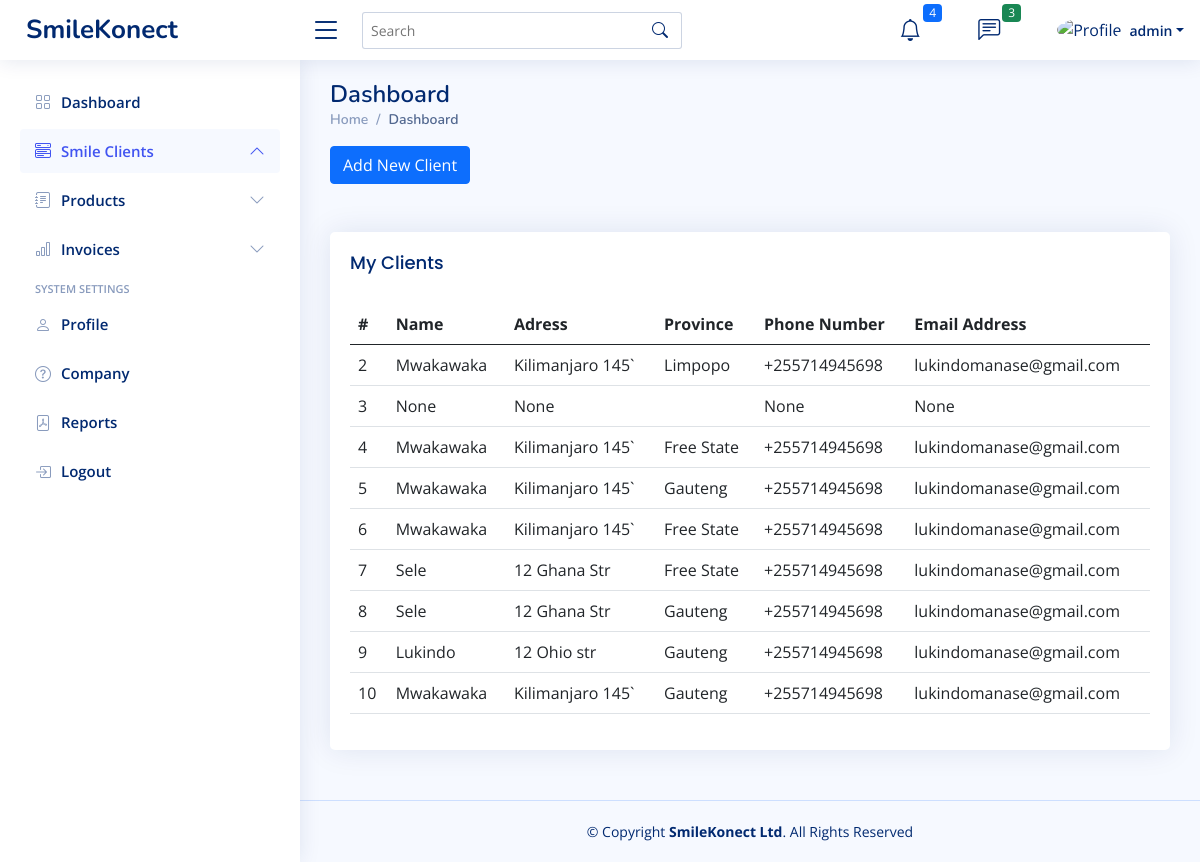
The page /dashboard/clients/ (signed in) on the database as committed earlier.
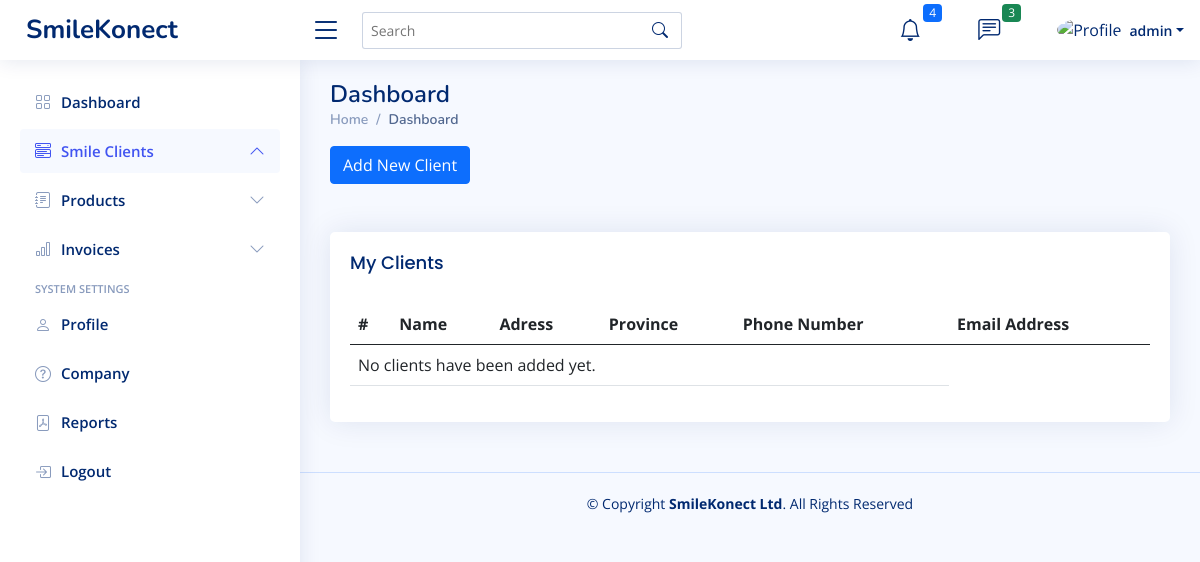
The same page on the database as committed later.
### smileKonect/models.py (models this page shows, shortened)
class Client(models.Model):
    PROVINCES = [
    ('Dar es salaam', 'Dar es salaam'),
    ('Arusha', 'Arusha'),
    ('Morogoro', 'Morogoro'),
    ]
    clientName = models.CharField(null=True, blank=True, max_length=200)
    addressLine1 = models.CharField(null=True, blank=True, max_length=200)
    clientLogo = models.ImageField(default='default_logo.jpg', upload_to='company_logos')
    province = models.CharField(choices=PROVINCES, blank=True, max_length=100)
    postalCode = models.CharField(null=True, blank=True, max_length=10)
    phoneNumber = models.CharField(null=True, blank=True, max_length=100)
    emailAddress = models.CharField(null=True, blank=True, max_length=100)
    taxNumber = models.CharField(null=True, blank=True, max_length=100)
    uniqueId = models.CharField(null=True, blank=True, max_length=100)
    slug = models.SlugField(max_length=500, unique=True, blank=True, null=True)
    date_created = models.DateTimeField(blank=True, null=True)
    last_updated = models.DateTimeField(blank=True, null=True)

### smileKonect/views.py (the view, shortened to what this page needs)
# urls.py: path('dashboard/clients/', views.clients, name='clients'),
@login_required
def clients(request):
    context = {}
    clients = Client.objects.all()
    context['clients'] = clients
    if request.method == 'GET':
        form = ClientForm()
        context['form'] = form
        return render(request, 'smile/clients.html', context)

### smileKonect/forms.py
class ClientForm(BootstrapModelForm):
    class Meta:
        model = Client
        fields = ['clientName', 'clientLogo', 'addressLine1', 'province', 'postalCode', 'phoneNumber', 'emailAddress', 'taxNumber']
        widgets = {
            'clientName': forms.TextInput(attrs={'required': 'required'}),
            'province': forms.Select(attrs={'required': 'required'}),
            'phoneNumber': forms.TextInput(attrs={'required': 'required'}),
            'emailAddress': forms.EmailInput(attrs={'required': 'required'}),
        }

### smileKonect/templates/smile/clients.html (shortened to what this page needs)
{% extends 'smile/base.html' %}
{% block content %}
<div class="pagetitle">
  <h1>Dashboard</h1>
  <nav>
    <ol class="breadcrumb">
      <li class="breadcrumb-item"><a href="index.html">Home</a></li>
      <li class="breadcrumb-item active">Dashboard</li>
    </ol>
  </nav>
</div>
<section class="section dashboard">
  <div class="row">
    <div class="col-lg-8">
      <div class="btn-toolbar mb-2 mb-md-0">
        <div class="btn-group me-2">
          <button href="#addClientModal" type="button" class="btn btn-primary" data-bs-toggle="modal">Add New Client</button>
        </div>
      </div>
      <div class="row">
        <div class="col-12 pb-5">
        </div>
      </div>
    </div>
  </div>
</section>
<section class="section">
  <div class="row">
    <div class="col-lg-12">
      <div class="card">
        <div class="card-body">
          <h5 class="card-title">My Clients</h5>
          <table class="table datatable">
            <thead>
              <tr>
                <th scope="col">#</th>
                <th scope="col">Name</th>
                <th scope="col">Adress</th>
                <th scope="col">Province</th>
                <th>Phone Number</th>
                <th>Email Address</th>
              </tr>
            </thead>
            <tbody>
              {% for client in clients %}
              <tr>
                <td>{{ client.id }}</td>
                <td>{{ client.clientName }}</td>
                <td>{{ client.addressLine1 }}</td>
                <td>{{ client.province }}</td>
                <td>{{ client.phoneNumber }}</td>
                <td>{{ client.emailAddress }}</td>
              </tr>
              {% empty %}
              <tr>
                <td colspan="5">No clients have been added yet.</td>
              </tr>
              {% endfor %}
            </tbody>
          </table>
        </div>
      </div>
    </div>
  </div>
</section>
{% endblock %}

Rows that differ between the two databases and show on the page:
removed Client: id "2", clientName "Mwakawaka", addressLine1 "Kilimanjaro 145`", province "Limpopo", phoneNumber "+255714945698", emailAddress "lukindomanase@gmail.com"
removed Client: id "3", clientName "None", addressLine1 "None", phoneNumber "None", emailAddress "None"
removed Client: id "4", clientName "Mwakawaka", addressLine1 "Kilimanjaro 145`", province "Free State", phoneNumber "+255714945698", emailAddress "lukindomanase@gmail.com"
removed Client: id "5", clientName "Mwakawaka", addressLine1 "Kilimanjaro 145`", province "Gauteng", phoneNumber "+255714945698", emailAddress "lukindomanase@gmail.com"
removed Client: id "6", clientName "Mwakawaka", addressLine1 "Kilimanjaro 145`", province "Free State", phoneNumber "+255714945698", emailAddress "lukindomanase@gmail.com"
removed Client: id "7", clientName "Sele", addressLine1 "12 Ghana Str", province "Free State", phoneNumber "+255714945698", emailAddress "lukindomanase@gmail.com"
removed Client: id "8", clientName "Sele", addressLine1 "12 Ghana Str", province "Gauteng", phoneNumber "+255714945698", emailAddress "lukindomanase@gmail.com"
removed Client: id "9", clientName "Lukindo", addressLine1 "12 Ohio str", province "Gauteng", phoneNumber "+255714945698", emailAddress "lukindomanase@gmail.com"
removed Client: id "10", clientName "Mwakawaka", addressLine1 "Kilimanjaro 145`", province "Gauteng", phoneNumber "+255714945698", emailAddress "lukindomanase@gmail.com"
Other text that changed with them:
text now shown: "No clients have been added yet."
